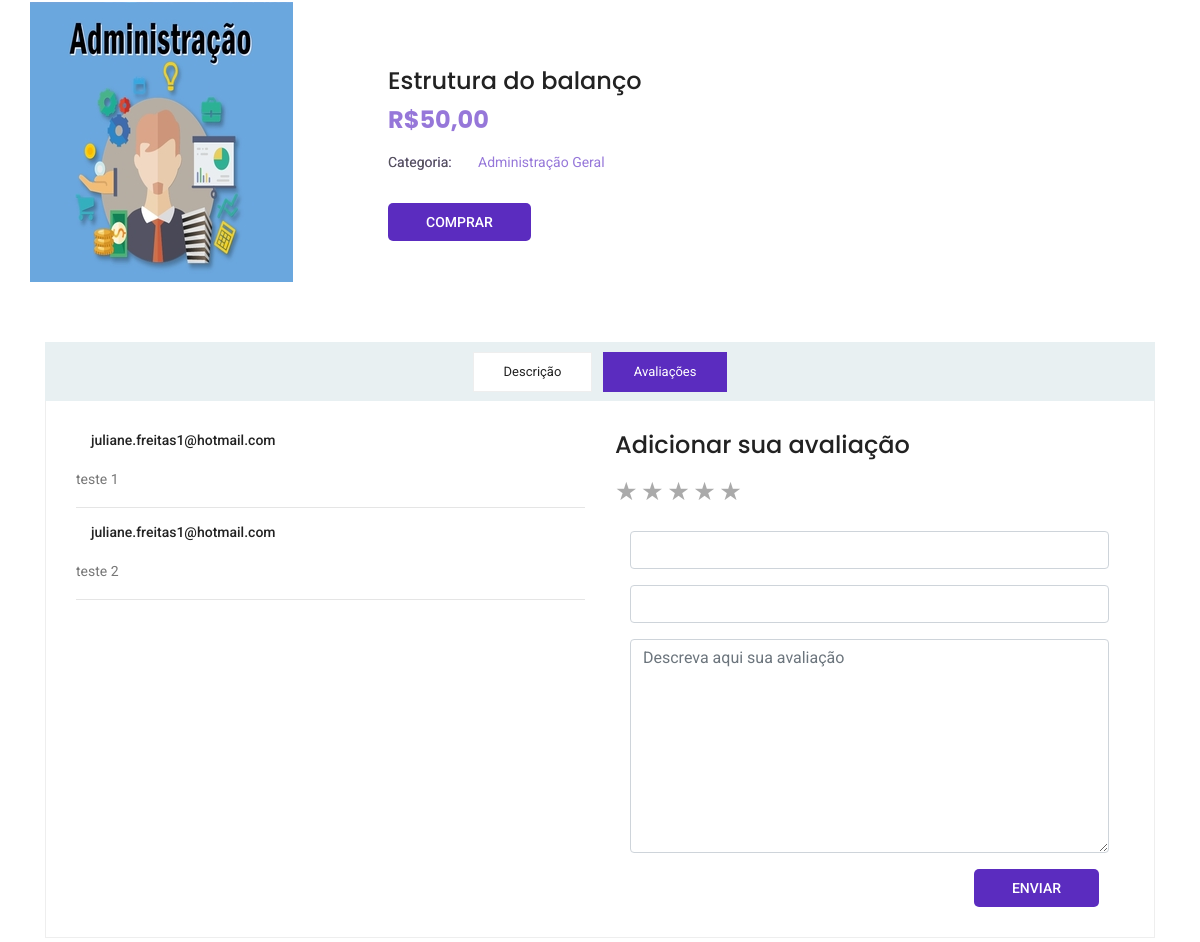
The app's page /src/carousel/single-product.php?id=29 (middle part), older data.
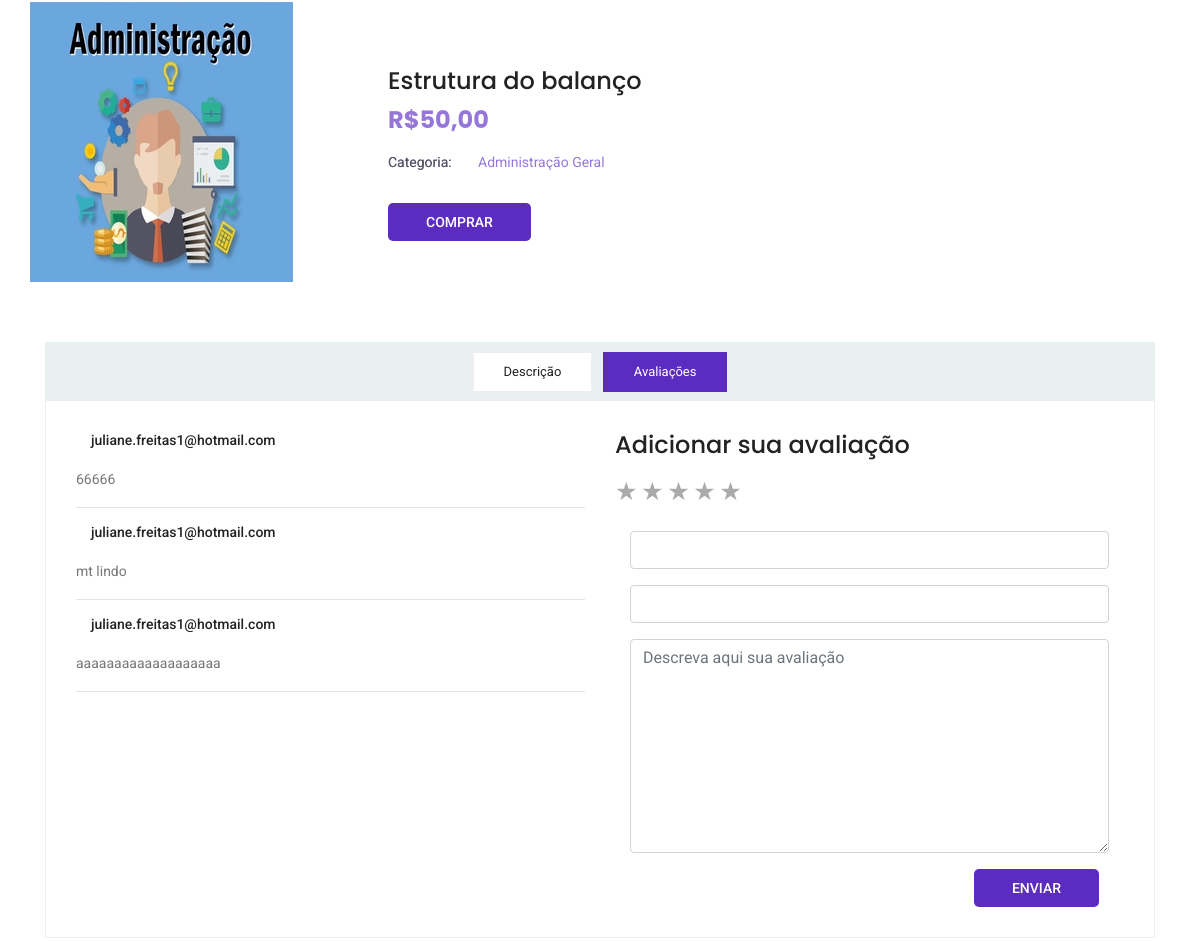
The same page, newer data.
### tables this page shows
CREATE TABLE `avaliacao` (
  `id` int(11) NOT NULL,
  `id_produto` int(11) NOT NULL,
  `nome` varchar(30) NOT NULL,
  `email` varchar(30) NOT NULL,
  `mensagem` varchar(350) NOT NULL,
  `qnt_estrela` int(11) NOT NULL
);

### src/carousel/single-product.php (the view, shortened to what the changed rows need)
<?php
	include("conexao.php");
	$id = $_REQUEST['id'];
	$result_produtos = "SELECT * FROM arquivos WHERE id = $id";
	$resultado_produtos = mysqli_query($conexao, $result_produtos);
	$infos_produto = mysqli_fetch_assoc($resultado_produtos);
?>
<!DOCTYPE html>
<html lang="pt-br">
<head>
  <link rel="stylesheet" href="css/linearicons.css">
  <link rel="stylesheet" href="css/themify-icons.css">
  <link rel="stylesheet" href="css/bootstrap.css">
  <link rel="stylesheet" href="css/owl.carousel.css">
  <link rel="stylesheet" href="css/main.css">
  <link href="carousel.css" rel="stylesheet">
  <link href="css/star.css" rel="stylesheet">
  <link href="//netdna.bootstrapcdn.com/font-awesome/4.0.3/css/font-awesome.css" rel="stylesheet">
</head>
<body>
	<div class="product_image_area">
		<div class="container">
			<div class="row s_product_inner">
				<div class="col-lg-5 offset-lg-1">
					<div class="s_product_text">
						<h2><?php echo($infos_produto["preco"]); ?></h2>
						</div>
					</div>
				</div>
			</div>
		</div>
	<section class="product_description_area">
		<div class="container">
			<div class="tab-content" id="myTabContent">
				<div class="tab-pane fade show active" id="review" role="tabpanel" aria-labelledby="review-tab">
					<div class="row">
						<div class="col-lg-6">
							<?php
							$id = $_REQUEST['id'];
							$result_usuarios = "SELECT * FROM avaliacao where id_produto=$id";
					        $resultado_usuarios = mysqli_query($conexao, $result_usuarios);
					        while($row_usuario = mysqli_fetch_assoc($resultado_usuarios)){
								echo('<div class="review_list">
									<div class="review_item">
										<div class="media">
											<div class="d-flex">
											</div>
											<div class="media-body">
												<h4>'.$row_usuario['nome'].'</h4>
												<!--<i class="fa fa-star" aria-hidden="true"></i>
												<i class="fa fa-star" aria-hidden="true"></i>
												<i class="fa fa-star" aria-hidden="true"></i>
												<i class="fa fa-star" aria-hidden="true"></i>
												<i class="fa fa-star" aria-hidden="true"></i>-->
											</div>
										</div>
										<p>'.$row_usuario['mensagem'].'</p>
										<hr/>
									</div>
									</div>
								');
						}
						?>
					</div>
						</div>
					</div>
				</div>
			</div>
	</section>
</body>
</html>

Row changes from the older to the newer data that the page shows:
removed avaliacao: nome "juliane.freitas1@hotmail.com", mensagem "teste 1"
removed avaliacao: nome "juliane.freitas1@hotmail.com", mensagem "teste 2"
added avaliacao: nome "juliane.freitas1@hotmail.com", mensagem "66666"
added avaliacao: nome "juliane.freitas1@hotmail.com", mensagem "mt lindo"
added avaliacao: nome "juliane.freitas1@hotmail.com", mensagem "aaaaaaaaaaaaaaaaaaa"
